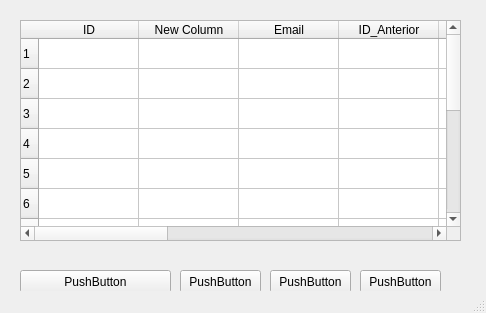
<?xml version="1.0" encoding="UTF-8"?>
<ui version="4.0">
 <class>MainWindow</class>
 <widget class="QMainWindow" name="MainWindow">
  <property name="geometry">
   <rect>
    <x>0</x>
    <y>0</y>
    <width>486</width>
    <height>313</height>
   </rect>
  </property>
  <property name="maximumSize">
   <size>
    <width>486</width>
    <height>313</height>
   </size>
  </property>
  <property name="windowTitle">
   <string>MainWindow</string>
  </property>
  <widget class="QWidget" name="centralwidget">
   <widget class="QPushButton" name="pushButton">
    <property name="geometry">
     <rect>
      <x>20</x>
      <y>270</y>
      <width>151</width>
      <height>23</height>
     </rect>
    </property>
    <property name="text">
     <string>PushButton</string>
    </property>
   </widget>
   <widget class="QTableWidget" name="tableWidget">
    <property name="geometry">
     <rect>
      <x>20</x>
      <y>20</y>
      <width>441</width>
      <height>221</height>
     </rect>
    </property>
    <property name="autoFillBackground">
     <bool>true</bool>
    </property>
    <property name="rowCount">
     <number>14</number>
    </property>
    <property name="columnCount">
     <number>12</number>
    </property>
    <row/>
    <row/>
    <row/>
    <row/>
    <row/>
    <row/>
    <row/>
    <row/>
    <row/>
    <row/>
    <row/>
    <row/>
    <row/>
    <row/>
    <column>
     <property name="text">
      <string>ID</string>
     </property>
    </column>
    <column>
     <property name="text">
      <string>New Column</string>
     </property>
    </column>
    <column>
     <property name="text">
      <string>Email</string>
     </property>
    </column>
    <column>
     <property name="text">
      <string>ID_Anterior</string>
     </property>
    </column>
    <column/>
    <column/>
    <column/>
    <column/>
    <column/>
    <column/>
    <column/>
    <column/>
   </widget>
   <widget class="QPushButton" name="pushButton_2">
    <property name="geometry">
     <rect>
      <x>180</x>
      <y>270</y>
      <width>81</width>
      <height>23</height>
     </rect>
    </property>
    <property name="text">
     <string>PushButton</string>
    </property>
   </widget>
   <widget class="QPushButton" name="pushButton_3">
    <property name="geometry">
     <rect>
      <x>270</x>
      <y>270</y>
      <width>81</width>
      <height>23</height>
     </rect>
    </property>
    <property name="text">
     <string>PushButton</string>
    </property>
   </widget>
   <widget class="QPushButton" name="pushButton_4">
    <property name="geometry">
     <rect>
      <x>360</x>
      <y>270</y>
      <width>81</width>
      <height>23</height>
     </rect>
    </property>
    <property name="text">
     <string>PushButton</string>
    </property>
   </widget>
  </widget>
  <widget class="QStatusBar" name="statusbar"/>
  <action name="actionABRIR">
   <property name="text">
    <string>ABRIR</string>
   </property>
  </action>
 </widget>
 <resources/>
 <connections/>
</ui>
